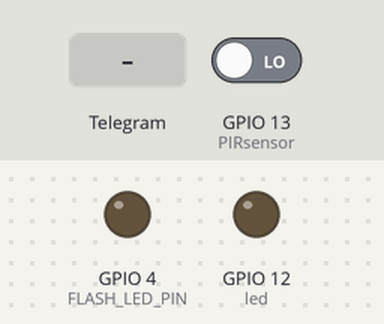
Bench run of a sketch on a simulated ESP32. On the bench: output pins drawn as LEDs (lit = HIGH). Inputs (shaded band) come from the test bench; at power-on: GPIO 13 (PIRsensor) LOW. WiFi joins after 1.5 s; servers stay silent unless stated; the camera gives no picture; web services answer with replies made up by the test bench; what the sketch prints to the serial monitor is not drawn.

Above: at 8.5 s.
8.6 s: Telegram message "/flash" received
At 9.4 s:
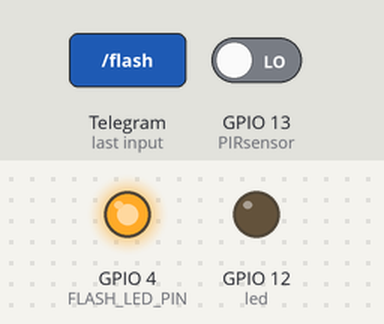
10.4 s: GPIO 13 (PIRsensor) driven HIGH
At 11.8 s:
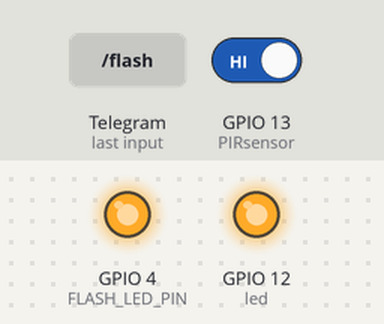
14.6 s: Telegram message "/photo" received
At 17.5 s:
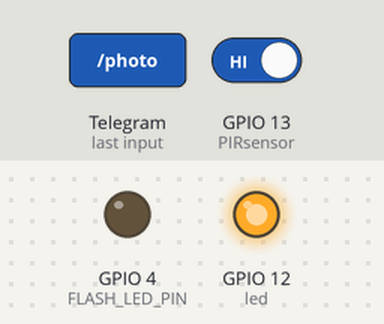
17.7 s: GPIO 13 (PIRsensor) driven LOW
At 18.2 s:
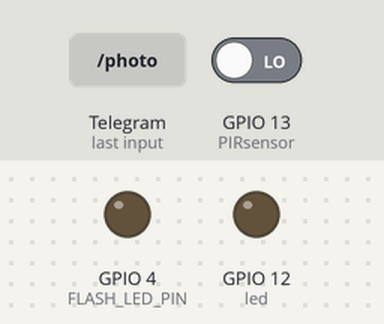
Timing chart, 0 to 20.4 s (numbered marks = the images above; inputs shaded):
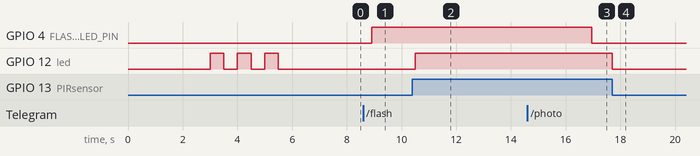

The sketch:

Smart_Door_System.ino
```cpp
#include <Arduino.h>
#include <WiFi.h>
#include <WiFiClientSecure.h>
#include "soc/soc.h"
#include "soc/rtc_cntl_reg.h"
#include "esp_camera.h"
#include <UniversalTelegramBot.h>
#include <ArduinoJson.h>

const char* ssid = "Ganesh";
const char* password = "HighHopes";

// Initialize Telegram BOT
String BOTtoken = "5951293863:AAFd_CMc7VpYbefObA7qnsSERqSvBCTkAo4";  // your Bot Token (Get from Botfather)

// Use @myidbot to find out the chat ID of an individual or a group
// Also note that you need to click "start" on a bot before it can
// message you
String CHAT_ID = "-1001686432193";

bool sendPhoto = false;

WiFiClientSecure clientTCP;
UniversalTelegramBot bot(BOTtoken, clientTCP);

#define FLASH_LED_PIN 4
bool flashState = LOW;

//Checks for new messages every 1 second.
int botRequestDelay = 1000;
unsigned long lastTimeBotRan;

const int PIRsensor = 13;
const int led = 12;
int PIRstate = LOW; // we start, assuming no motion detected
int val = 0;

// the time we give the sensor to calibrate (approx. 10-60 secs according to datatsheet)
const int calibrationTime = 3; // 30 secs

//CAMERA_MODEL_AI_THINKER
#define PWDN_GPIO_NUM     32
#define RESET_GPIO_NUM    -1
#define XCLK_GPIO_NUM      0
#define SIOD_GPIO_NUM     26
#define SIOC_GPIO_NUM     27

#define Y9_GPIO_NUM       35
#define Y8_GPIO_NUM       34
#define Y7_GPIO_NUM       39
#define Y6_GPIO_NUM       36
#define Y5_GPIO_NUM       21
#define Y4_GPIO_NUM       19
#define Y3_GPIO_NUM       18
#define Y2_GPIO_NUM        5
#define VSYNC_GPIO_NUM    25
#define HREF_GPIO_NUM     23
#define PCLK_GPIO_NUM     22


void configInitCamera() {
  camera_config_t config;
  config.ledc_channel = LEDC_CHANNEL_0;
  config.ledc_timer = LEDC_TIMER_0;
  config.pin_d0 = Y2_GPIO_NUM;
  config.pin_d1 = Y3_GPIO_NUM;
  config.pin_d2 = Y4_GPIO_NUM;
  config.pin_d3 = Y5_GPIO_NUM;
  config.pin_d4 = Y6_GPIO_NUM;
  config.pin_d5 = Y7_GPIO_NUM;
  config.pin_d6 = Y8_GPIO_NUM;
  config.pin_d7 = Y9_GPIO_NUM;
  config.pin_xclk = XCLK_GPIO_NUM;
  config.pin_pclk = PCLK_GPIO_NUM;
  config.pin_vsync = VSYNC_GPIO_NUM;
  config.pin_href = HREF_GPIO_NUM;
  config.pin_sscb_sda = SIOD_GPIO_NUM;
  config.pin_sscb_scl = SIOC_GPIO_NUM;
  config.pin_pwdn = PWDN_GPIO_NUM;
  config.pin_reset = RESET_GPIO_NUM;
  config.xclk_freq_hz = 20000000;
  config.pixel_format = PIXFORMAT_JPEG;

  //init with high specs to pre-allocate larger buffers
  if (psramFound()) {
    config.frame_size = FRAMESIZE_UXGA;
    config.jpeg_quality = 10;  //0-63 lower number means higher quality
    config.fb_count = 2;
  } else {
    config.frame_size = FRAMESIZE_SVGA;
    config.jpeg_quality = 12;  //0-63 lower number means higher quality
    config.fb_count = 1;
  }

  // camera init
  esp_err_t err = esp_camera_init(&config);
  if (err != ESP_OK) {
    Serial.printf("Camera init failed with error 0x%x", err);
    delay(1000);
    ESP.restart();
  }

  // Drop down frame size for higher initial frame rate
  sensor_t * s = esp_camera_sensor_get();
  s->set_framesize(s, FRAMESIZE_CIF);  // UXGA|SXGA|XGA|SVGA|VGA|CIF|QVGA|HQVGA|QQVGA
}

void handleNewMessages(int numNewMessages) {
  Serial.print("Handle New Messages: ");
  Serial.println(numNewMessages);

  for (int i = 0; i < numNewMessages; i++) {
    String chat_id = String(bot.messages[i].chat_id);
    Serial.println(chat_id);
    if (chat_id != CHAT_ID) {
//     / bot.sendMessage(chat_id, "Unauthorized user", "");
      continue;
    }

    // Print the received message
    String text = bot.messages[i].text;
    Serial.println(text);

    String from_name = bot.messages[i].from_name;
    if (((text == "/start")||(text == "/start@G5camBot") )||(text == "/start@Smart_Dora_bot")) {
      String welcome = "Welcome , " + from_name + "\n";
      welcome += "Use the following commands to interact with the ESP32-CAM \n";
      welcome += "/photo : takes a new photo\n";
//    welcome += "/flash : toggles flash LED \n";
      bot.sendMessage(CHAT_ID, welcome, "");
    }
    if (((text == "/flash")||(text == "/flash@G5camBot") )||(text == "/flash@Smart_Dora_bot")) {
      flashState = !flashState;
      digitalWrite(FLASH_LED_PIN, flashState);
      Serial.println("Change flash LED state");
    }
    if (((text == "/photo")||(text == "/photo@G5camBot") )||(text == "/photo@Smart_Dora_bot")){
      sendPhoto = true;
      Serial.println("New photo request");
    }
  }
}

String sendPhotoTelegram() {
  const char* myDomain = "api.telegram.org";
  String getAll = "";
  String getBody = "";

  camera_fb_t * fb = NULL;
  fb = esp_camera_fb_get();
  if (!fb) {
    Serial.println("Camera capture failed");
    delay(1000);
    ESP.restart();
    return "Camera capture failed";
  }

  Serial.println("Connect to " + String(myDomain));


  if (clientTCP.connect(myDomain, 443)) {
    Serial.println("Connection successful");

    String head = "--c010blind3ngineer\r\nContent-Disposition: form-data; name=\"chat_id\"; \r\n\r\n" + CHAT_ID + "\r\n--c010blind3ngineer\r\nContent-Disposition: form-data; name=\"photo\"; filename=\"esp32-cam.jpg\"\r\nContent-Type: image/jpeg\r\n\r\n";
    String tail = "\r\n--c010blind3ngineer--\r\n";

    uint16_t imageLen = fb->len;
    uint16_t extraLen = head.length() + tail.length();
    uint16_t totalLen = imageLen + extraLen;

    clientTCP.println("POST /bot" + BOTtoken + "/sendPhoto HTTP/1.1");
    clientTCP.println("Host: " + String(myDomain));
    clientTCP.println("Content-Length: " + String(totalLen));
    clientTCP.println("Content-Type: multipart/form-data; boundary=c010blind3ngineer");
    clientTCP.println();
    clientTCP.print(head);

    uint8_t *fbBuf = fb->buf;
    size_t fbLen = fb->len;
    for (size_t n = 0; n < fbLen; n = n + 1024) {
      if (n + 1024 < fbLen) {
        clientTCP.write(fbBuf, 1024);
        fbBuf += 1024;
      }
      else if (fbLen % 1024 > 0) {
        size_t remainder = fbLen % 1024;
        clientTCP.write(fbBuf, remainder);
      }
    }

    clientTCP.print(tail);

    esp_camera_fb_return(fb);

    int waitTime = 10000;   // timeout 10 seconds
    long startTimer = millis();
    boolean state = false;

    while ((startTimer + waitTime) > millis()) {
      Serial.print(".");
      delay(100);
      while (clientTCP.available()) {
        char c = clientTCP.read();
        if (state == true) getBody += String(c);
        if (c == '\n') {
          if (getAll.length() == 0) state = true;
          getAll = "";
        }
        else if (c != '\r')
          getAll += String(c);
        startTimer = millis();
      }
      if (getBody.length() > 0) break;
    }
    clientTCP.stop();
    Serial.println(getBody);
  }
  else {
    getBody = "Connected to api.telegram.org failed.";
    Serial.println("Connected to api.telegram.org failed.");
  }
  return getBody;
}

void setup() {
  WRITE_PERI_REG(RTC_CNTL_BROWN_OUT_REG, 0);
  // Init Serial Monitor
  Serial.begin(115200);

  // Set LED Flash as output
  pinMode(FLASH_LED_PIN, OUTPUT);
  digitalWrite(FLASH_LED_PIN, flashState);

  // Set PIR sensor as input and LED as output
  pinMode(PIRsensor, INPUT);
  pinMode(led, OUTPUT);

  // Give some time for the PIR sensor to warm up
  Serial.println("Waiting for the sensor to warm up on first boot");
  delay(calibrationTime * 1000); // Time converted back to miliseconds

//   Blink LED 3 times to indicate PIR sensor warmed up
  digitalWrite(led, HIGH);
  delay(500);
  digitalWrite(led, LOW);
  delay(500);
  digitalWrite(led, HIGH);
  delay(500);
  digitalWrite(led, LOW);
  delay(500);
  digitalWrite(led, HIGH);
  delay(500);
  digitalWrite(led, LOW);
  Serial.println("PIR sensor is ACTIVE");

  // Config and init the camera
  configInitCamera();

  // Connect to Wi-Fi
  WiFi.mode(WIFI_STA);
  Serial.println();
  Serial.print("Connecting to ");
  Serial.println(ssid);
  WiFi.begin(ssid, password);
  clientTCP.setCACert(TELEGRAM_CERTIFICATE_ROOT); // Add root certificate for api.telegram.org
  while (WiFi.status() != WL_CONNECTED) {
    Serial.print(".");
    delay(50);
  }
  Serial.println();
  Serial.print("ESP32-CAM IP Address: ");
  Serial.println(WiFi.localIP());
}

void loop() {
  val = digitalRead(PIRsensor);

  if (sendPhoto) {
    Serial.println("Preparing photo");
    digitalWrite(FLASH_LED_PIN, HIGH);
    Serial.println("Flash state set to HIGH");
    delay(500);
    sendPhotoTelegram();
    sendPhoto = false;
    digitalWrite(FLASH_LED_PIN, LOW);
    Serial.println("Flash state set to LOW");
  }
  if (millis() > lastTimeBotRan + botRequestDelay)  {
    int numNewMessages = bot.getUpdates(bot.last_message_received + 1);
    while (numNewMessages) {
      Serial.println("got response");
      handleNewMessages(numNewMessages);
      numNewMessages = bot.getUpdates(bot.last_message_received + 1);
    }
    lastTimeBotRan = millis();
  }
  if (val == HIGH) {
   digitalWrite(led, HIGH);
    if (PIRstate == LOW) {
      // we have just turned on because movement is detected
      Serial.println("Motion detected!");
      delay(500);
      Serial.println("Sending photo to Telegram");
      sendPhotoTelegram();
      PIRstate = HIGH;
    }
  }
  else {
    digitalWrite(led, LOW);
    if (PIRstate == HIGH) {
      Serial.println("Motion ended!");
      PIRstate = LOW;
    }
  }
}
```

Measured:
- after the input at 8.6 s, GPIO 4 (FLASH_LED_PIN): LOW → HIGH after 0.31 s
- after the input at 10.4 s, GPIO 12 (led): LOW → HIGH after 0.11 s
- after the input at 14.6 s, GPIO 4 (FLASH_LED_PIN): HIGH → LOW after 2.3 s
- after the input at 17.7 s, GPIO 12 (led): HIGH → LOW at once
